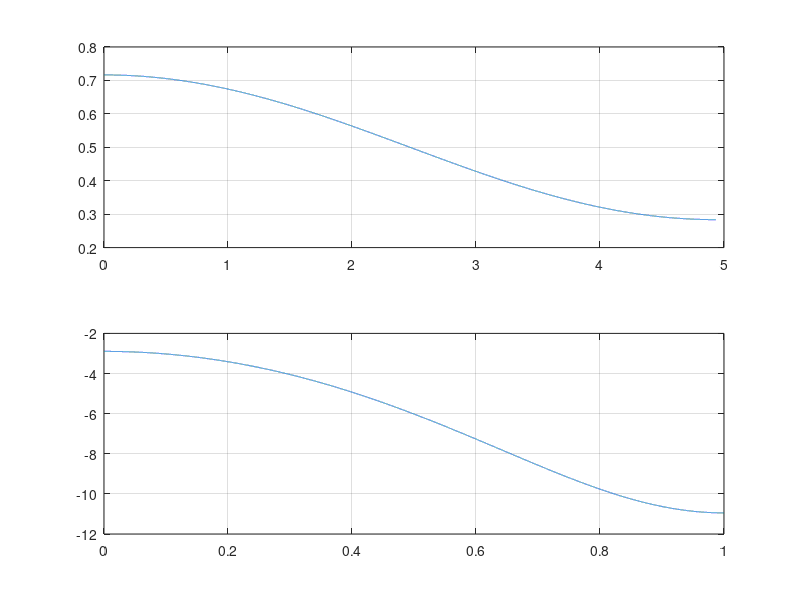

Here is the MATLAB script that generated this plot:
%FIR Low Pass Filter Design Using Window Method%
clc;
clear all;
N=input("Enter the number of taps: "); %Defining number of taps(samples in the window function) from user input
n=0:(N-1); %right shifting the samples
Wr=blackman(N); %command for blackman window function(can be different for other window functions)
w=0:0.0001:pi; %defining the angular frequency along with number of points
wc=0.5*pi; %defining the cutoff frequency
a=(N-1)/2; %first variable used to ignore 0/0 result%
b=0.0001; %second variable used to ignore 0/0 result%
hd=sin((n-a+b)*wc)./((n-a+b)*pi); %low pass filter equation along with the adjusting variables
hd1=hd.*Wr'; %getting the actual equation of the filter according to the window function procedure
y=freqz(hd1,1,w); %getting the frequency response
subplot(2,1,1);
plot((w/2*pi),abs(y));% plotting the frequency response
grid on;
subplot(2,1,2);
plot(w/pi,20.*log10(abs(y))); %plotting the frequency response in log scale
grid on;
